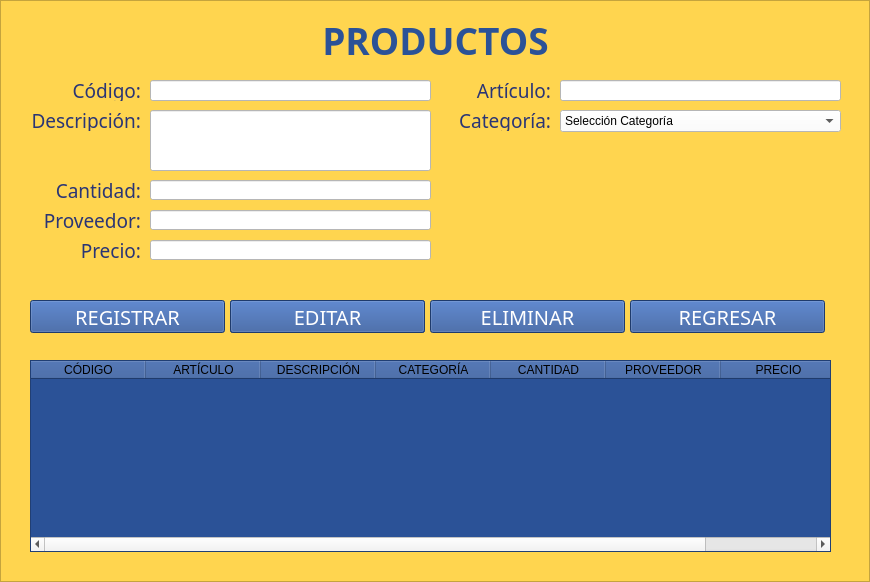
<?xml version="1.0" encoding="UTF-8"?>
<ui version="4.0">
 <class>MainWindow</class>
 <widget class="QMainWindow" name="MainWindow">
  <property name="geometry">
   <rect>
    <x>0</x>
    <y>0</y>
    <width>870</width>
    <height>582</height>
   </rect>
  </property>
  <property name="windowTitle">
   <string>Gestion de Productos</string>
  </property>
  <widget class="QWidget" name="centralwidget">
   <layout class="QVBoxLayout" name="verticalLayout">
    <property name="spacing">
     <number>0</number>
    </property>
    <property name="leftMargin">
     <number>0</number>
    </property>
    <property name="topMargin">
     <number>0</number>
    </property>
    <property name="rightMargin">
     <number>0</number>
    </property>
    <property name="bottomMargin">
     <number>0</number>
    </property>
    <item>
     <widget class="QFrame" name="frame">
      <property name="styleSheet">
       <string notr="true">QFrame{background-color: rgb(255, 213, 79);
}
QPushButton{
background-color: rgb(43, 82, 151);
color: rgb(255, 255, 255);
font-family:Franklin Gothic Demi Cond;
font-size:20px;
}
QPushButton:hover{
background-color: rgb(255, 0, 0);
}</string>
      </property>
      <property name="frameShape">
       <enum>QFrame::StyledPanel</enum>
      </property>
      <property name="frameShadow">
       <enum>QFrame::Raised</enum>
      </property>
      <widget class="QLabel" name="label_11">
       <property name="geometry">
        <rect>
         <x>170</x>
         <y>20</y>
         <width>531</width>
         <height>41</height>
        </rect>
       </property>
       <property name="font">
        <font>
         <family>Arial Black</family>
         <pointsize>28</pointsize>
         <weight>75</weight>
         <bold>true</bold>
        </font>
       </property>
       <property name="styleSheet">
        <string notr="true">color: rgb(43, 82, 151);
</string>
       </property>
       <property name="text">
        <string>PRODUCTOS</string>
       </property>
       <property name="alignment">
        <set>Qt::AlignCenter</set>
       </property>
      </widget>
      <widget class="QLabel" name="lblCodigo">
       <property name="geometry">
        <rect>
         <x>30</x>
         <y>80</y>
         <width>111</width>
         <height>21</height>
        </rect>
       </property>
       <property name="font">
        <font>
         <family>Franklin Gothic Demi Cond</family>
         <pointsize>14</pointsize>
        </font>
       </property>
       <property name="styleSheet">
        <string notr="true">color: rgb(42, 53, 117);</string>
       </property>
       <property name="text">
        <string>Código:</string>
       </property>
       <property name="alignment">
        <set>Qt::AlignRight|Qt::AlignTrailing|Qt::AlignVCenter</set>
       </property>
      </widget>
      <widget class="QLineEdit" name="txtCodigo">
       <property name="geometry">
        <rect>
         <x>150</x>
         <y>80</y>
         <width>281</width>
         <height>21</height>
        </rect>
       </property>
       <property name="font">
        <font>
         <family>Microsoft PhagsPa</family>
         <pointsize>10</pointsize>
        </font>
       </property>
       <property name="styleSheet">
        <string notr="true">background-color: rgb(255, 255, 255);</string>
       </property>
      </widget>
      <widget class="QLabel" name="label_13">
       <property name="geometry">
        <rect>
         <x>30</x>
         <y>110</y>
         <width>111</width>
         <height>21</height>
        </rect>
       </property>
       <property name="font">
        <font>
         <family>Franklin Gothic Demi Cond</family>
         <pointsize>14</pointsize>
        </font>
       </property>
       <property name="styleSheet">
        <string notr="true">color: rgb(42, 53, 117);</string>
       </property>
       <property name="text">
        <string>Descripción:</string>
       </property>
       <property name="alignment">
        <set>Qt::AlignRight|Qt::AlignTrailing|Qt::AlignVCenter</set>
       </property>
      </widget>
      <widget class="QLabel" name="label_14">
       <property name="geometry">
        <rect>
         <x>30</x>
         <y>180</y>
         <width>111</width>
         <height>21</height>
        </rect>
       </property>
       <property name="font">
        <font>
         <family>Franklin Gothic Demi Cond</family>
         <pointsize>14</pointsize>
        </font>
       </property>
       <property name="styleSheet">
        <string notr="true">color: rgb(42, 53, 117);</string>
       </property>
       <property name="text">
        <string>Cantidad:</string>
       </property>
       <property name="alignment">
        <set>Qt::AlignRight|Qt::AlignTrailing|Qt::AlignVCenter</set>
       </property>
      </widget>
      <widget class="QLabel" name="label_15">
       <property name="geometry">
        <rect>
         <x>30</x>
         <y>210</y>
         <width>111</width>
         <height>21</height>
        </rect>
       </property>
       <property name="font">
        <font>
         <family>Franklin Gothic Demi Cond</family>
         <pointsize>14</pointsize>
        </font>
       </property>
       <property name="styleSheet">
        <string notr="true">color: rgb(42, 53, 117);</string>
       </property>
       <property name="text">
        <string>Proveedor:</string>
       </property>
       <property name="alignment">
        <set>Qt::AlignRight|Qt::AlignTrailing|Qt::AlignVCenter</set>
       </property>
      </widget>
      <widget class="QLineEdit" name="txtCantidad">
       <property name="geometry">
        <rect>
         <x>150</x>
         <y>180</y>
         <width>281</width>
         <height>20</height>
        </rect>
       </property>
       <property name="font">
        <font>
         <family>Microsoft PhagsPa</family>
         <pointsize>10</pointsize>
        </font>
       </property>
       <property name="styleSheet">
        <string notr="true">background-color: rgb(255, 255, 255);</string>
       </property>
      </widget>
      <widget class="QLineEdit" name="txtProveedor">
       <property name="geometry">
        <rect>
         <x>150</x>
         <y>210</y>
         <width>281</width>
         <height>20</height>
        </rect>
       </property>
       <property name="font">
        <font>
         <family>Microsoft PhagsPa</family>
         <pointsize>10</pointsize>
        </font>
       </property>
       <property name="styleSheet">
        <string notr="true">background-color: rgb(255, 255, 255);</string>
       </property>
      </widget>
      <widget class="QLabel" name="label_16">
       <property name="geometry">
        <rect>
         <x>30</x>
         <y>240</y>
         <width>111</width>
         <height>21</height>
        </rect>
       </property>
       <property name="font">
        <font>
         <family>Franklin Gothic Demi Cond</family>
         <pointsize>14</pointsize>
        </font>
       </property>
       <property name="styleSheet">
        <string notr="true">color: rgb(42, 53, 117);</string>
       </property>
       <property name="text">
        <string>Precio:</string>
       </property>
       <property name="alignment">
        <set>Qt::AlignRight|Qt::AlignTrailing|Qt::AlignVCenter</set>
       </property>
      </widget>
      <widget class="QLineEdit" name="txtPrecio">
       <property name="geometry">
        <rect>
         <x>150</x>
         <y>240</y>
         <width>281</width>
         <height>20</height>
        </rect>
       </property>
       <property name="font">
        <font>
         <family>Microsoft PhagsPa</family>
         <pointsize>10</pointsize>
        </font>
       </property>
       <property name="styleSheet">
        <string notr="true">background-color: rgb(255, 255, 255);</string>
       </property>
      </widget>
      <widget class="QLineEdit" name="txtArticulo">
       <property name="geometry">
        <rect>
         <x>560</x>
         <y>80</y>
         <width>281</width>
         <height>21</height>
        </rect>
       </property>
       <property name="font">
        <font>
         <family>Microsoft PhagsPa</family>
         <pointsize>10</pointsize>
        </font>
       </property>
       <property name="styleSheet">
        <string notr="true">background-color: rgb(255, 255, 255);</string>
       </property>
      </widget>
      <widget class="QLabel" name="label_17">
       <property name="geometry">
        <rect>
         <x>440</x>
         <y>80</y>
         <width>111</width>
         <height>21</height>
        </rect>
       </property>
       <property name="font">
        <font>
         <family>Franklin Gothic Demi Cond</family>
         <pointsize>14</pointsize>
        </font>
       </property>
       <property name="styleSheet">
        <string notr="true">color: rgb(42, 53, 117);</string>
       </property>
       <property name="text">
        <string>Artículo:</string>
       </property>
       <property name="alignment">
        <set>Qt::AlignRight|Qt::AlignTrailing|Qt::AlignVCenter</set>
       </property>
      </widget>
      <widget class="QLabel" name="label_18">
       <property name="geometry">
        <rect>
         <x>440</x>
         <y>110</y>
         <width>111</width>
         <height>21</height>
        </rect>
       </property>
       <property name="font">
        <font>
         <family>Franklin Gothic Demi Cond</family>
         <pointsize>14</pointsize>
        </font>
       </property>
       <property name="styleSheet">
        <string notr="true">color: rgb(42, 53, 117);</string>
       </property>
       <property name="text">
        <string>Categoría:</string>
       </property>
       <property name="alignment">
        <set>Qt::AlignRight|Qt::AlignTrailing|Qt::AlignVCenter</set>
       </property>
      </widget>
      <widget class="QComboBox" name="cboCategoria">
       <property name="geometry">
        <rect>
         <x>560</x>
         <y>110</y>
         <width>281</width>
         <height>22</height>
        </rect>
       </property>
       <property name="font">
        <font>
         <family>Microsoft Sans Serif</family>
         <pointsize>9</pointsize>
        </font>
       </property>
       <property name="styleSheet">
        <string notr="true">background-color: rgb(255, 255, 255);</string>
       </property>
       <item>
        <property name="text">
         <string>Selección Categoría</string>
        </property>
       </item>
       <item>
        <property name="text">
         <string>Herramientas Manuales</string>
        </property>
       </item>
       <item>
        <property name="text">
         <string>Herramientas Eléctricas</string>
        </property>
       </item>
       <item>
        <property name="text">
         <string>Ferretería para Fontanería</string>
        </property>
       </item>
       <item>
        <property name="text">
         <string>Ferretería para Electricidad</string>
        </property>
       </item>
       <item>
        <property name="text">
         <string>Herrajes y Cerraduras</string>
        </property>
       </item>
       <item>
        <property name="text">
         <string>Pinturas</string>
        </property>
       </item>
       <item>
        <property name="text">
         <string>Materiales de Construcción</string>
        </property>
       </item>
       <item>
        <property name="text">
         <string>Seguridad y Protección</string>
        </property>
       </item>
       <item>
        <property name="text">
         <string>Artículos de Plomería</string>
        </property>
       </item>
      </widget>
      <widget class="QTableWidget" name="tblProductos">
       <property name="geometry">
        <rect>
         <x>30</x>
         <y>360</y>
         <width>801</width>
         <height>192</height>
        </rect>
       </property>
       <property name="styleSheet">
        <string notr="true">background-color: rgb(43, 82, 151);</string>
       </property>
       <attribute name="horizontalHeaderDefaultSectionSize">
        <number>115</number>
       </attribute>
       <attribute name="horizontalHeaderMinimumSectionSize">
        <number>50</number>
       </attribute>
       <column>
        <property name="text">
         <string>CÓDIGO</string>
        </property>
       </column>
       <column>
        <property name="text">
         <string>ARTÍCULO</string>
        </property>
       </column>
       <column>
        <property name="text">
         <string>DESCRIPCIÓN</string>
        </property>
       </column>
       <column>
        <property name="text">
         <string>CATEGORÍA</string>
        </property>
       </column>
       <column>
        <property name="text">
         <string>CANTIDAD</string>
        </property>
       </column>
       <column>
        <property name="text">
         <string>PROVEEDOR</string>
        </property>
       </column>
       <column>
        <property name="text">
         <string>PRECIO</string>
        </property>
       </column>
      </widget>
      <widget class="QLabel" name="label_19">
       <property name="geometry">
        <rect>
         <x>490</x>
         <y>150</y>
         <width>301</width>
         <height>121</height>
        </rect>
       </property>
       <property name="text">
        <string/>
       </property>
       <property name="pixmap">
        <pixmap>../Images/gestion-productos/Screenshot 2023-12-20 011705.png</pixmap>
       </property>
       <property name="scaledContents">
        <bool>true</bool>
       </property>
      </widget>
      <widget class="QPushButton" name="btnRegistrar">
       <property name="geometry">
        <rect>
         <x>30</x>
         <y>300</y>
         <width>195</width>
         <height>33</height>
        </rect>
       </property>
       <property name="cursor">
        <cursorShape>PointingHandCursor</cursorShape>
       </property>
       <property name="styleSheet">
        <string notr="true"/>
       </property>
       <property name="text">
        <string>REGISTRAR</string>
       </property>
       <property name="icon">
        <iconset>
         <normaloff>../Img/agregar-producto.png</normaloff>../Img/agregar-producto.png</iconset>
       </property>
       <property name="iconSize">
        <size>
         <width>25</width>
         <height>25</height>
        </size>
       </property>
      </widget>
      <widget class="QPushButton" name="btnEditar">
       <property name="geometry">
        <rect>
         <x>230</x>
         <y>300</y>
         <width>195</width>
         <height>33</height>
        </rect>
       </property>
       <property name="cursor">
        <cursorShape>PointingHandCursor</cursorShape>
       </property>
       <property name="styleSheet">
        <string notr="true"/>
       </property>
       <property name="text">
        <string>EDITAR</string>
       </property>
       <property name="icon">
        <iconset>
         <normaloff>../Img/agregar-producto.png</normaloff>../Img/agregar-producto.png</iconset>
       </property>
       <property name="iconSize">
        <size>
         <width>25</width>
         <height>25</height>
        </size>
       </property>
      </widget>
      <widget class="QPushButton" name="btnRegresar">
       <property name="geometry">
        <rect>
         <x>630</x>
         <y>300</y>
         <width>195</width>
         <height>33</height>
        </rect>
       </property>
       <property name="cursor">
        <cursorShape>PointingHandCursor</cursorShape>
       </property>
       <property name="styleSheet">
        <string notr="true"/>
       </property>
       <property name="text">
        <string>REGRESAR</string>
       </property>
       <property name="icon">
        <iconset>
         <normaloff>../Img/agregar-producto.png</normaloff>../Img/agregar-producto.png</iconset>
       </property>
       <property name="iconSize">
        <size>
         <width>25</width>
         <height>25</height>
        </size>
       </property>
      </widget>
      <widget class="QPushButton" name="btnEliminar">
       <property name="geometry">
        <rect>
         <x>430</x>
         <y>300</y>
         <width>195</width>
         <height>33</height>
        </rect>
       </property>
       <property name="cursor">
        <cursorShape>PointingHandCursor</cursorShape>
       </property>
       <property name="styleSheet">
        <string notr="true"/>
       </property>
       <property name="text">
        <string>ELIMINAR</string>
       </property>
       <property name="icon">
        <iconset>
         <normaloff>../Img/agregar-producto.png</normaloff>../Img/agregar-producto.png</iconset>
       </property>
       <property name="iconSize">
        <size>
         <width>25</width>
         <height>25</height>
        </size>
       </property>
      </widget>
      <widget class="QLineEdit" name="txtDescripcion">
       <property name="geometry">
        <rect>
         <x>150</x>
         <y>110</y>
         <width>281</width>
         <height>61</height>
        </rect>
       </property>
       <property name="font">
        <font>
         <family>Microsoft PhagsPa</family>
         <pointsize>10</pointsize>
        </font>
       </property>
       <property name="styleSheet">
        <string notr="true">background-color: rgb(255, 255, 255);</string>
       </property>
      </widget>
      <widget class="QPushButton" name="btnGrabar">
       <property name="geometry">
        <rect>
         <x>230</x>
         <y>300</y>
         <width>195</width>
         <height>33</height>
        </rect>
       </property>
       <property name="cursor">
        <cursorShape>PointingHandCursor</cursorShape>
       </property>
       <property name="styleSheet">
        <string notr="true"/>
       </property>
       <property name="text">
        <string>GRABAR</string>
       </property>
       <property name="icon">
        <iconset>
         <normaloff>../Img/agregar-producto.png</normaloff>../Img/agregar-producto.png</iconset>
       </property>
       <property name="iconSize">
        <size>
         <width>25</width>
         <height>25</height>
        </size>
       </property>
      </widget>
      <zorder>btnGrabar</zorder>
      <zorder>label_11</zorder>
      <zorder>lblCodigo</zorder>
      <zorder>txtCodigo</zorder>
      <zorder>label_13</zorder>
      <zorder>label_14</zorder>
      <zorder>label_15</zorder>
      <zorder>txtCantidad</zorder>
      <zorder>txtProveedor</zorder>
      <zorder>label_16</zorder>
      <zorder>txtPrecio</zorder>
      <zorder>txtArticulo</zorder>
      <zorder>label_17</zorder>
      <zorder>label_18</zorder>
      <zorder>cboCategoria</zorder>
      <zorder>tblProductos</zorder>
      <zorder>label_19</zorder>
      <zorder>btnRegistrar</zorder>
      <zorder>btnEditar</zorder>
      <zorder>btnRegresar</zorder>
      <zorder>btnEliminar</zorder>
      <zorder>txtDescripcion</zorder>
     </widget>
    </item>
   </layout>
  </widget>
 </widget>
 <resources/>
 <connections/>
</ui>
